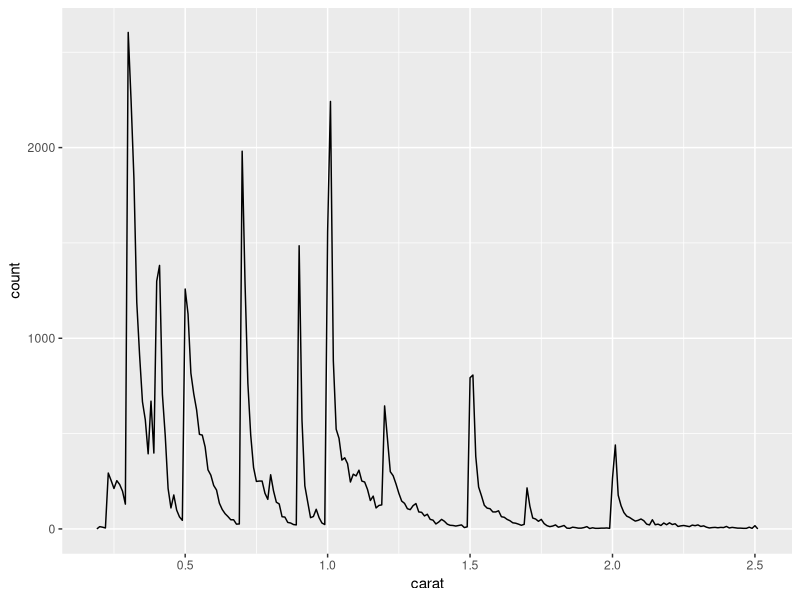
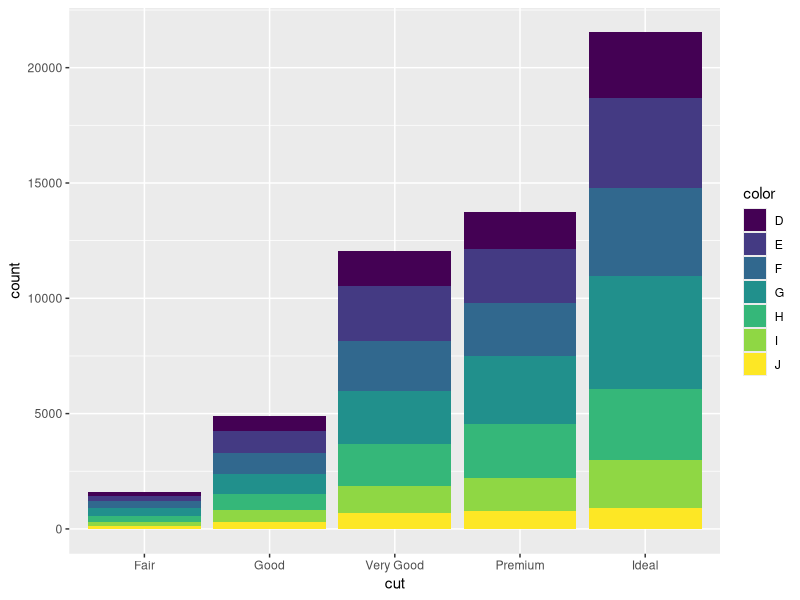
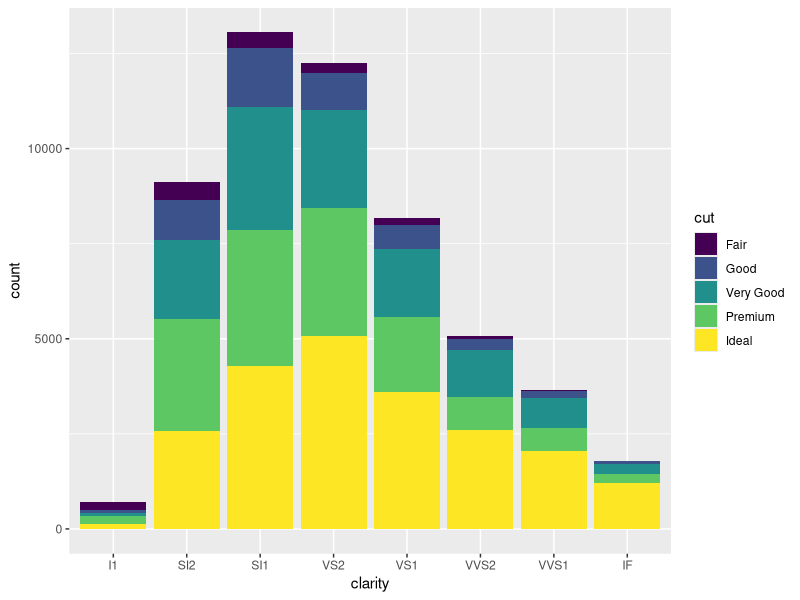

Here is the R script that generated these plots, in order:
## ---- chunk 1
library(ggplot2)
library(dplyr)

smaller <- diamonds %>% 
  filter(carat <= 2.5)
## ---- chunk 2
smaller %>% 
  ggplot(aes(carat)) + 
  geom_freqpoly(binwidth = 0.01)
## ---- chunk 3
smaller %>%
  ggplot(aes(cut)) +
  geom_bar(aes(fill = color))

smaller %>%
  ggplot(aes(clarity)) +
  geom_bar(aes(fill = cut))
## ---- chunk 4
top20 <- diamonds %>%
  arrange(desc(carat)) %>%
  head(20)

top20 %>%
  select(carat, cut, color, clarity, price)

## ---- chunk 5

smaller <- diamonds %>% 
  filter(carat <= 2.5)
comma <- function(x) format(x, digits = 2, big.mark = ",")
## ---- chunk 6
top20 %>%
  select(carat, cut, color, clarity, price) %>%
  mutate(price = comma(price)) %>%
  arrange(desc(price))
## ---- chunk 7
print(lubridate::now())
## ---- chunk 8
print(lubridate::now())
## ---- chunk 9
print(lubridate::now())
## ---- chunk 10
print(lubridate::now())
